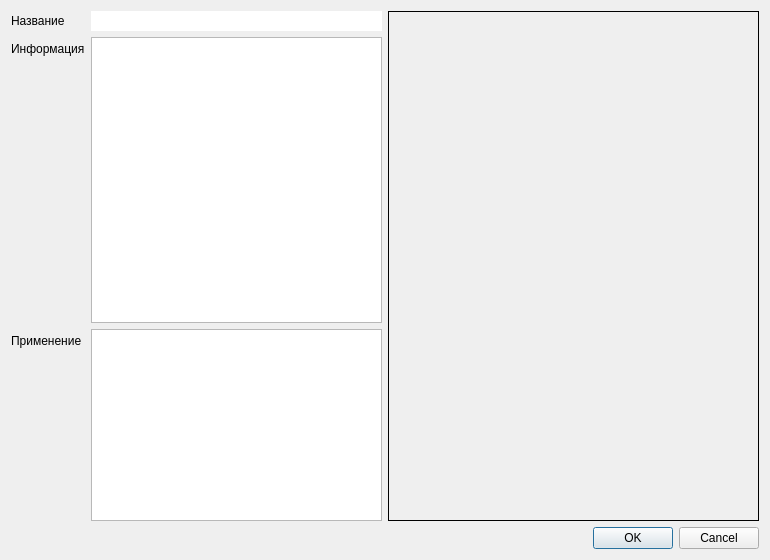
<?xml version="1.0" encoding="UTF-8"?>
<ui version="4.0">
 <class>WatchPlant</class>
 <widget class="QDialog" name="WatchPlant">
  <property name="geometry">
   <rect>
    <x>0</x>
    <y>0</y>
    <width>770</width>
    <height>560</height>
   </rect>
  </property>
  <property name="windowTitle">
   <string>Просмотр</string>
  </property>
  <layout class="QGridLayout" name="gridLayout_2">
   <item row="0" column="0">
    <layout class="QFormLayout" name="formLayout">
     <item row="0" column="0">
      <widget class="QLabel" name="label">
       <property name="text">
        <string>Название</string>
       </property>
      </widget>
     </item>
     <item row="0" column="1">
      <widget class="QLineEdit" name="mainName">
       <property name="enabled">
        <bool>true</bool>
       </property>
       <property name="font">
        <font>
         <weight>75</weight>
         <bold>true</bold>
         <underline>true</underline>
        </font>
       </property>
       <property name="frame">
        <bool>false</bool>
       </property>
      </widget>
     </item>
     <item row="1" column="0">
      <widget class="QLabel" name="label_2">
       <property name="text">
        <string>Информация</string>
       </property>
      </widget>
     </item>
     <item row="1" column="1">
      <widget class="QTextEdit" name="mainInfo">
       <property name="sizePolicy">
        <sizepolicy hsizetype="Ignored" vsizetype="Ignored">
         <horstretch>0</horstretch>
         <verstretch>0</verstretch>
        </sizepolicy>
       </property>
      </widget>
     </item>
     <item row="2" column="0">
      <widget class="QLabel" name="label_3">
       <property name="text">
        <string>Применение</string>
       </property>
      </widget>
     </item>
     <item row="2" column="1">
      <widget class="QTextEdit" name="mainUsage">
       <property name="sizePolicy">
        <sizepolicy hsizetype="Ignored" vsizetype="Fixed">
         <horstretch>9</horstretch>
         <verstretch>1</verstretch>
        </sizepolicy>
       </property>
      </widget>
     </item>
    </layout>
   </item>
   <item row="0" column="1">
    <layout class="QGridLayout" name="gridLayout">
     <item row="0" column="0">
      <widget class="QLabel" name="image">
       <property name="frameShape">
        <enum>QFrame::Box</enum>
       </property>
       <property name="text">
        <string/>
       </property>
      </widget>
     </item>
    </layout>
   </item>
   <item row="1" column="1">
    <widget class="QDialogButtonBox" name="buttonBox">
     <property name="standardButtons">
      <set>QDialogButtonBox::Cancel|QDialogButtonBox::Ok</set>
     </property>
    </widget>
   </item>
  </layout>
 </widget>
 <resources/>
 <connections/>
</ui>
